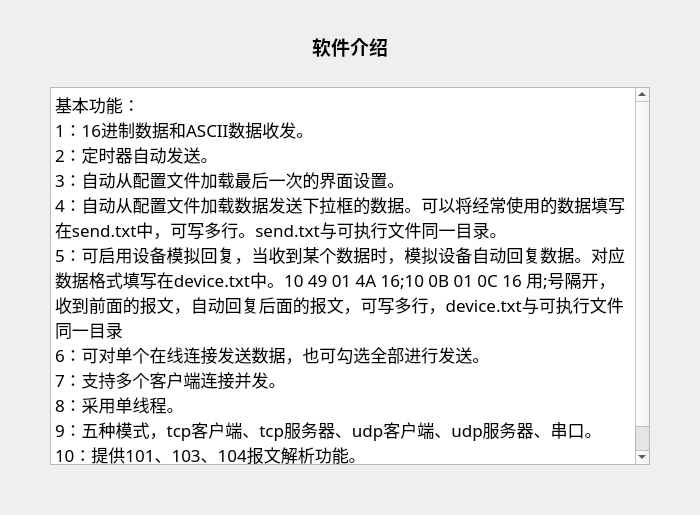
<?xml version="1.0" encoding="UTF-8"?>
<ui version="4.0">
 <class>DlgIntroduction</class>
 <widget class="QDialog" name="DlgIntroduction">
  <property name="geometry">
   <rect>
    <x>0</x>
    <y>0</y>
    <width>700</width>
    <height>515</height>
   </rect>
  </property>
  <property name="windowTitle">
   <string>软件介绍</string>
  </property>
  <layout class="QVBoxLayout" name="verticalLayout">
   <property name="leftMargin">
    <number>50</number>
   </property>
   <property name="rightMargin">
    <number>50</number>
   </property>
   <property name="bottomMargin">
    <number>50</number>
   </property>
   <item>
    <widget class="QLabel" name="label">
     <property name="minimumSize">
      <size>
       <width>0</width>
       <height>70</height>
      </size>
     </property>
     <property name="maximumSize">
      <size>
       <width>16777215</width>
       <height>70</height>
      </size>
     </property>
     <property name="font">
      <font>
       <family>新宋体</family>
       <pointsize>14</pointsize>
       <weight>75</weight>
       <bold>true</bold>
      </font>
     </property>
     <property name="text">
      <string>软件介绍</string>
     </property>
     <property name="alignment">
      <set>Qt::AlignCenter</set>
     </property>
    </widget>
   </item>
   <item>
    <widget class="QPlainTextEdit" name="plainTextEdit">
     <property name="font">
      <font>
       <family>隶书</family>
       <pointsize>13</pointsize>
      </font>
     </property>
     <property name="readOnly">
      <bool>true</bool>
     </property>
     <property name="plainText">
      <string>基本功能：
1：16进制数据和ASCII数据收发。
2：定时器自动发送。
3：自动从配置文件加载最后一次的界面设置。
4：自动从配置文件加载数据发送下拉框的数据。可以将经常使用的数据填写在send.txt中，可写多行。send.txt与可执行文件同一目录。
5：可启用设备模拟回复，当收到某个数据时，模拟设备自动回复数据。对应数据格式填写在device.txt中。10 49 01 4A 16;10 0B 01 0C 16 用;号隔开，收到前面的报文，自动回复后面的报文，可写多行，device.txt与可执行文件同一目录
6：可对单个在线连接发送数据，也可勾选全部进行发送。
7：支持多个客户端连接并发。
8：采用单线程。
9：五种模式，tcp客户端、tcp服务器、udp客户端、udp服务器、串口。
10：提供101、103、104报文解析功能。</string>
     </property>
    </widget>
   </item>
  </layout>
 </widget>
 <resources/>
 <connections/>
</ui>
